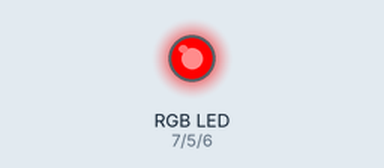
Bench run of a sketch on a simulated Arduino Uno, built with avr-gcc and run on an emulated ATmega328P. Parts: an RGB LED mixed from three pins (HIGH = lit).

Above: at 0.5 s.
At 2.5 s:
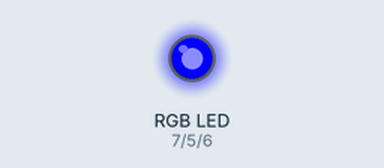
At 4.5 s:
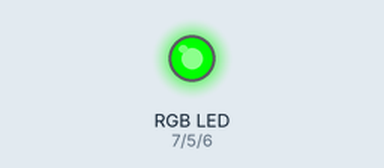
At 5.5 s:
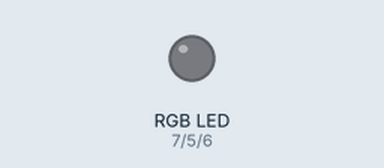
Timing chart, 0 to 7.8 s (numbered marks = the images above):
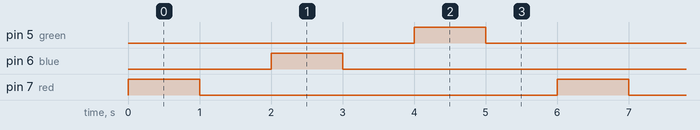

Measured:
- by itself, pin 5 (green), pin 6 (blue), pin 7 (red): alternates HIGH for 1.0 s and LOW for 5.0 s
- by itself, everything shown: repeats every 6.0 s, in 6 steps

The sketch:

RGB_LED_Blinking.ino
```cpp
// C++ code
//RGB LED Blinking
int red=7,blue=6,green=5;
void setup()
{
 pinMode(red,OUTPUT);
 pinMode(blue,OUTPUT);
 pinMode(green,OUTPUT);
}

void loop()
{
 rgb_blinking();
}
void rgb_blinking()
{
 digitalWrite(red,HIGH);
 delay(1000);
 digitalWrite(red,LOW);
 delay(1000);

 digitalWrite(blue,HIGH);
 delay(1000);
 digitalWrite(blue,LOW);
 delay(1000);

 digitalWrite(green,HIGH);
 delay(1000);
 digitalWrite(green,LOW);
 delay(1000);
}
```
